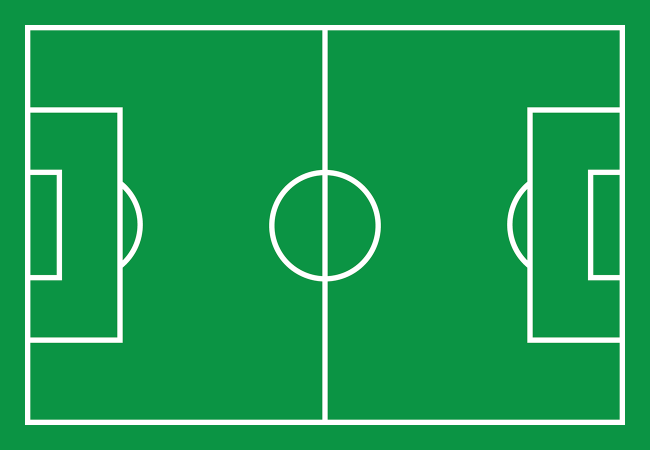
#> input picture images/FootballField_small_border.png, 1300 x 900 px (shown at 1/2 size)
$ python heatmap.py
#> lines starting #> are read from the running program, lines starting #| are printed output that depends on the picture
'''

    Methods to generate a heatmap on a football field.

'''

import random
import numpy as np
import cv2
import copy

'''
    Function which draws a blur circle, the closer the pixels
    are to the center the higher their value is increased

    @param pt: points [row, col]
    @param img: reference to the image draw the circle on
    @param r: radius (int value)
'''
def blurCircle(pt, img, r):
    for col in xrange(-r, r + 1):
        height = int(np.sqrt(r * r - col * col))

        for row in xrange(-height, height + 1):
            try:
                img[row + pt[0], col + pt[1]] += (r - int(np.sqrt(row * row + col * col)));
            except IndexError:
                pass

'''
    Generates a headmap on a given image

    @param points: list with all the positions of the player in each frame as a 2d tuple/array
    @param img: The image, the heatmap should be drawn on
'''
def generateHeatmap(points, img):
    radius = 50

    for i, pt in enumerate(points):
        if i % 23 == 0:
            blurCircle(pt, img, radius)

    # Scale img to [0,255]
    img = img * (255.0 / img.max())
    img = img.astype(np.uint8)
    # Apply the colormap on the img, 255 -> red, 0->blue
    return cv2.applyColorMap(img, cv2.COLORMAP_JET)


'''
    Draw a heat map on the top down view football field.

    @param pts: list with all the positions of the player in each frame as a 2d tuple/array

    @return The field with a heatmap drawn on
'''
def getFieldHeatmap(pts):
    field = cv2.imread('../images/FootballField_small_border.png')
#> field is the input picture: shape (900, 1300, 3); mean B, G, R 81.5, 155.7, 28.9
    # Get random coordinates
    img = np.zeros_like(field, np.int64)
    img = generateHeatmap(pts, img)

    imgCopy = copy.copy(img)
    img[field >= 200] = 255
    img = cv2.addWeighted(img, 0.5, imgCopy, 0.5, 0)

    return img
    #cv2.imwrite("heatmap.png", img)
    #cv2.waitKey(0)

'''
    Main function to test the heatmap generation by inserting random points
'''
if __name__ == '__main__':
    width = 1400
    height = 1000
    # Get random coordinates
    pts = [[int(random.random() * height) if i == 0 else int(random.random() * width) for i in range(2)] for j in range(3000)]
    img = getFieldHeatmap(pts)
    cv2.imwrite("heatmap.png", img)
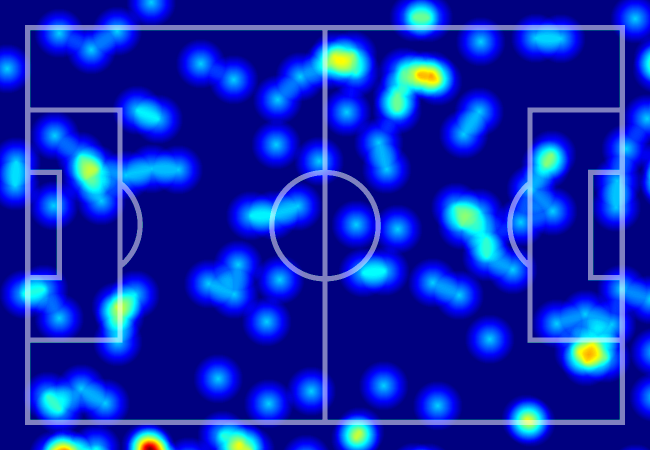
#> saved as heatmap.png: shape (900, 1300, 3) (shown at 1/2 size); mean B, G, R 178.1, 38.9, 11.7
